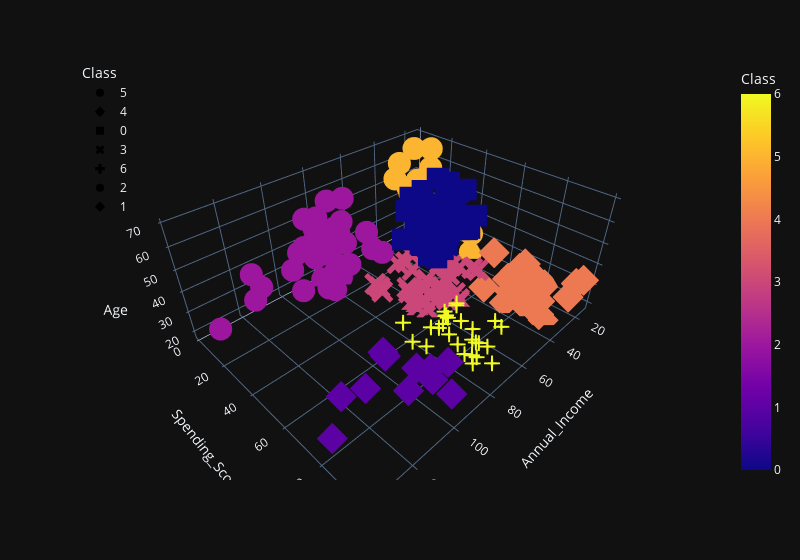

Notebook code cell kept with this figure:
### Code cell
# create a third axes to review the clusters
fig = px.scatter_3d(df_shopping,
                    x="Annual_Income",
                    y="Spending_Score",
                    z= "Age",
                    color='Class',
                    symbol='Class',
                    width=800,)
fig.update_layout(legend=dict(x=0, y=1))


fig.show()

### Figure 1 — Plotly figure (JSON) as saved in the notebook; plotly's stock layout.template omitted (floating-point values rounded to 4 significant figures)
{"data": [{"hovertemplate": "Class=%{marker.color}<br>Annual_Income=%{x}<br>Spending_Score=%{y}<br>Age=%{z}<extra></extra>", "legendgroup": "5", "marker": {"color": [5, 5, 5, 5, 5, 5, 5, 5, 5, 5, 5, 5, 5, 5, 5, 5, 5, 5, 5, 5, 5, 5], "coloraxis": "coloraxis", "symbol": "circle"}, "mode": "markers", "name": "5", "scene": "scene", "showlegend": true, "x": [15.0, 16.0, 17.0, 18.0, 19.0, 19.0, 20.0, 20.0, 21.0, 23.0, 24.0, 25.0, 28.0, 28.0, 29.0, 30.0, 33.0, 33.0, 34.0, 37.0, 39.0, 39.0], "y": [39.0, 6.0, 40.0, 6.0, 3.0, 14.0, 15.0, 13.0, 35.0, 29.0, 35.0, 5.0, 14.0, 32.0, 31.0, 4.0, 4.0, 14.0, 17.0, 26.0, 36.0, 28.0], "z": [19.0, 20.0, 31.0, 35.0, 64.0, 67.0, 58.0, 37.0, 35.0, 52.0, 35.0, 46.0, 54.0, 45.0, 40.0, 60.0, 53.0, 49.0, 42.0, 36.0, 48.0, 49.0], "type": "scatter3d"}, {"hovertemplate": "Class=%{marker.color}<br>Annual_Income=%{x}<br>Spending_Score=%{y}<br>Age=%{z}<extra></extra>", "legendgroup": "4", "marker": {"color": [4, 4, 4, 4, 4, 4, 4, 4, 4, 4, 4, 4, 4, 4, 4, 4, 4, 4, 4, 4, 4, 4], "coloraxis": "coloraxis", "symbol": "diamond"}, "mode": "markers", "name": "4", "scene": "scene", "showlegend": true, "x": [15.0, 16.0, 17.0, 18.0, 19.0, 19.0, 20.0, 20.0, 21.0, 23.0, 24.0, 25.0, 28.0, 28.0, 29.0, 30.0, 33.0, 33.0, 34.0, 37.0, 38.0, 39.0], "y": [81.0, 77.0, 76.0, 94.0, 72.0, 99.0, 77.0, 79.0, 66.0, 98.0, 73.0, 73.0, 82.0, 61.0, 87.0, 73.0, 92.0, 81.0, 73.0, 75.0, 92.0, 65.0], "z": [21.0, 23.0, 22.0, 23.0, 30.0, 35.0, 24.0, 22.0, 20.0, 35.0, 25.0, 31.0, 29.0, 35.0, 23.0, 21.0, 18.0, 21.0, 30.0, 20.0, 24.0, 24.0], "type": "scatter3d"}, {"hovertemplate": "Class=%{marker.color}<br>Annual_Income=%{x}<br>Spending_Score=%{y}<br>Age=%{z}<extra></extra>", "legendgroup": "0", "marker": {"color": [0, 0, 0, 0, 0, 0, 0, 0, 0, 0, 0, 0, 0, 0, 0, 0, 0, 0, 0, 0, 0, 0, 0, 0, 0, 0, 0, 0, 0, 0, 0, 0, 0, 0, 0, 0, 0, 0, 0, 0, 0, 0, 0, 0], "coloraxis": "coloraxis", "symbol": "square"}, "mode": "markers", "name": "0", "scene": "scene", "showlegend": true, "x": [38.0, 40.0, 42.0, 43.0, 43.0, 43.0, 44.0, 44.0, 46.0, 46.0, 47.0, 47.0, 48.0, 48.0, 48.0, 49.0, 49.0, 50.0, 50.0, 54.0, 54.0, 54.0, 54.0, 54.0, 54.0, 54.0, 57.0, 58.0, 59.0, 60.0, 60.0, 61.0, 62.0, 62.0, 62.0, 63.0, 63.0, 63.0, 63.0, 63.0, 65.0, 65.0, 67.0, 67.0], "y": [35.0, 55.0, 52.0, 60.0, 45.0, 41.0, 50.0, 46.0, 46.0, 56.0, 52.0, 59.0, 51.0, 50.0, 48.0, 55.0, 42.0, 49.0, 56.0, 47.0, 53.0, 42.0, 51.0, 41.0, 44.0, 46.0, 58.0, 46.0, 55.0, 49.0, 47.0, 42.0, 48.0, 59.0, 56.0, 50.0, 46.0, 43.0, 48.0, 52.0, 43.0, 59.0, 43.0, 57.0], "z": [65.0, 50.0, 49.0, 59.0, 50.0, 47.0, 51.0, 69.0, 53.0, 70.0, 67.0, 54.0, 63.0, 43.0, 68.0, 70.0, 47.0, 60.0, 60.0, 59.0, 45.0, 49.0, 57.0, 67.0, 46.0, 48.0, 55.0, 50.0, 68.0, 48.0, 47.0, 48.0, 49.0, 67.0, 49.0, 66.0, 54.0, 68.0, 66.0, 65.0, 63.0, 49.0, 51.0, 50.0], "type": "scatter3d"}, {"hovertemplate": "Class=%{marker.color}<br>Annual_Income=%{x}<br>Spending_Score=%{y}<br>Age=%{z}<extra></extra>", "legendgroup": "3", "marker": {"color": [3, 3, 3, 3, 3, 3, 3, 3, 3, 3, 3, 3, 3, 3, 3, 3, 3, 3, 3, 3, 3, 3, 3, 3, 3, 3, 3, 3, 3, 3, 3, 3, 3, 3, 3, 3, 3, 3], "coloraxis": "coloraxis", "symbol": "x"}, "mode": "markers", "name": "3", "scene": "scene", "showlegend": true, "x": [39.0, 40.0, 40.0, 40.0, 42.0, 43.0, 46.0, 46.0, 48.0, 48.0, 48.0, 54.0, 54.0, 54.0, 54.0, 54.0, 57.0, 58.0, 59.0, 60.0, 60.0, 60.0, 60.0, 61.0, 62.0, 62.0, 62.0, 63.0, 64.0, 64.0, 65.0, 65.0, 67.0, 67.0, 69.0, 70.0, 72.0, 76.0], "y": [61.0, 47.0, 42.0, 42.0, 60.0, 54.0, 51.0, 55.0, 59.0, 59.0, 47.0, 54.0, 48.0, 52.0, 55.0, 57.0, 55.0, 60.0, 41.0, 40.0, 42.0, 52.0, 50.0, 49.0, 41.0, 55.0, 42.0, 54.0, 42.0, 46.0, 48.0, 50.0, 56.0, 40.0, 58.0, 29.0, 34.0, 40.0], "z": [31.0, 27.0, 29.0, 31.0, 33.0, 31.0, 27.0, 19.0, 18.0, 19.0, 32.0, 26.0, 40.0, 23.0, 38.0, 21.0, 22.0, 34.0, 18.0, 40.0, 32.0, 24.0, 27.0, 20.0, 23.0, 26.0, 21.0, 19.0, 38.0, 19.0, 18.0, 19.0, 27.0, 38.0, 40.0, 23.0, 25.0, 28.0], "type": "scatter3d"}, {"hovertemplate": "Class=%{marker.color}<br>Annual_Income=%{x}<br>Spending_Score=%{y}<br>Age=%{z}<extra></extra>", "legendgroup": "6", "marker": {"color": [6, 6, 6, 6, 6, 6, 6, 6, 6, 6, 6, 6, 6, 6, 6, 6, 6, 6, 6, 6, 6, 6, 6, 6, 6, 6, 6, 6], "coloraxis": "coloraxis", "symbol": "cross"}, "mode": "markers", "name": "6", "scene": "scene", "showlegend": true, "x": [69.0, 70.0, 71.0, 71.0, 71.0, 72.0, 73.0, 73.0, 74.0, 75.0, 76.0, 77.0, 77.0, 78.0, 78.0, 78.0, 78.0, 78.0, 78.0, 79.0, 81.0, 85.0, 86.0, 87.0, 87.0, 87.0, 88.0, 88.0], "y": [91.0, 77.0, 95.0, 75.0, 75.0, 71.0, 88.0, 73.0, 72.0, 93.0, 87.0, 97.0, 74.0, 90.0, 88.0, 76.0, 89.0, 78.0, 73.0, 83.0, 93.0, 75.0, 95.0, 63.0, 75.0, 92.0, 86.0, 69.0], "z": [39.0, 31.0, 40.0, 38.0, 39.0, 31.0, 29.0, 32.0, 35.0, 32.0, 32.0, 28.0, 32.0, 34.0, 39.0, 38.0, 27.0, 30.0, 30.0, 29.0, 31.0, 36.0, 33.0, 32.0, 28.0, 36.0, 30.0, 27.0], "type": "scatter3d"}, {"hovertemplate": "Class=%{marker.color}<br>Annual_Income=%{x}<br>Spending_Score=%{y}<br>Age=%{z}<extra></extra>", "legendgroup": "2", "marker": {"color": [2, 2, 2, 2, 2, 2, 2, 2, 2, 2, 2, 2, 2, 2, 2, 2, 2, 2, 2, 2, 2, 2, 2, 2, 2, 2, 2, 2, 2, 2, 2, 2, 2, 2, 2], "coloraxis": "coloraxis", "symbol": "circle"}, "mode": "markers", "name": "2", "scene": "scene", "showlegend": true, "x": [71.0, 71.0, 71.0, 73.0, 73.0, 74.0, 75.0, 77.0, 77.0, 78.0, 78.0, 78.0, 78.0, 78.0, 78.0, 79.0, 81.0, 85.0, 86.0, 87.0, 87.0, 87.0, 88.0, 88.0, 93.0, 97.0, 98.0, 99.0, 101.0, 103.0, 103.0, 113.0, 120.0, 126.0, 137.0], "y": [35.0, 11.0, 9.0, 5.0, 7.0, 10.0, 5.0, 12.0, 36.0, 22.0, 17.0, 20.0, 16.0, 1.0, 1.0, 35.0, 5.0, 26.0, 20.0, 27.0, 13.0, 10.0, 13.0, 15.0, 14.0, 32.0, 15.0, 39.0, 24.0, 17.0, 23.0, 8.0, 16.0, 28.0, 18.0], "z": [43.0, 59.0, 47.0, 20.0, 44.0, 19.0, 57.0, 25.0, 48.0, 34.0, 43.0, 44.0, 47.0, 37.0, 34.0, 56.0, 19.0, 50.0, 42.0, 36.0, 40.0, 36.0, 52.0, 58.0, 59.0, 37.0, 46.0, 41.0, 54.0, 41.0, 34.0, 33.0, 47.0, 45.0, 32.0], "type": "scatter3d"}, {"hovertemplate": "Class=%{marker.color}<br>Annual_Income=%{x}<br>Spending_Score=%{y}<br>Age=%{z}<extra></extra>", "legendgroup": "1", "marker": {"color": [1, 1, 1, 1, 1, 1, 1, 1, 1, 1, 1], "coloraxis": "coloraxis", "symbol": "diamond"}, "mode": "markers", "name": "1", "scene": "scene", "showlegend": true, "x": [93.0, 97.0, 98.0, 99.0, 101.0, 103.0, 103.0, 113.0, 120.0, 126.0, 137.0], "y": [90.0, 86.0, 88.0, 97.0, 68.0, 85.0, 69.0, 91.0, 79.0, 74.0, 83.0], "z": [35.0, 32.0, 29.0, 30.0, 28.0, 36.0, 32.0, 38.0, 35.0, 32.0, 30.0], "type": "scatter3d"}], "layout": {"scene": {"domain": {"x": [0.0, 1.0], "y": [0.0, 1.0]}, "xaxis": {"title": {"text": "Annual_Income"}}, "yaxis": {"title": {"text": "Spending_Score"}}, "zaxis": {"title": {"text": "Age"}}}, "coloraxis": {"colorbar": {"title": {"text": "Class"}}, "colorscale": [[0.0, "#0d0887"], [0.1111, "#46039f"], [0.2222, "#7201a8"], [0.3333, "#9c179e"], [0.4444, "#bd3786"], [0.5556, "#d8576b"], [0.6667, "#ed7953"], [0.7778, "#fb9f3a"], [0.8889, "#fdca26"], [1.0, "#f0f921"]]}, "legend": {"title": {"text": "Class"}, "tracegroupgap": 0, "x": 0, "y": 1}, "margin": {"t": 60}, "width": 800}}
